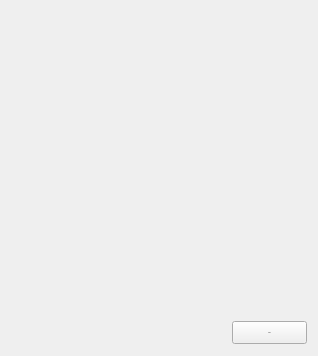
<ui version="4.0" stdsetdef="1" >
  <author></author>
  <comment></comment>
  <exportmacro></exportmacro>
  <class>IDD_FORMVIEW</class>
  <widget class="QWidget" name="IDD_FORMVIEW" >
    <property name="geometry" >
      <rect>
        <x>0</x>
        <y>0</y>
        <width>318</width>
        <height>356</height>
      </rect>
    </property>
    <property name="font" >
      <font>
        <family>MS Sans Serif</family>
        <pointsize>0</pointsize>
        <weight>0</weight>
        <italic>false</italic>
        <bold>false</bold>
        <underline>false</underline>
        <strikeout>false</strikeout>
      </font>
    </property>
    <property name="windowTitle" >
      <string>IDD_FORMVIEW</string>
    </property>
    <widget class="QPushButton" name="m_BUTTON1" >
      <property name="geometry" >
        <rect>
          <x>232</x>
          <y>321</y>
          <width>75</width>
          <height>23</height>
        </rect>
      </property>
      <property name="focusPolicy" >
        <enum>Qt::NoFocus</enum>
      </property>
      <property name="text" >
        <string>Apply</string>
      </property>
    </widget>
  </widget>
  <layoutdefault spacing="6" margin="11" />
</ui>
